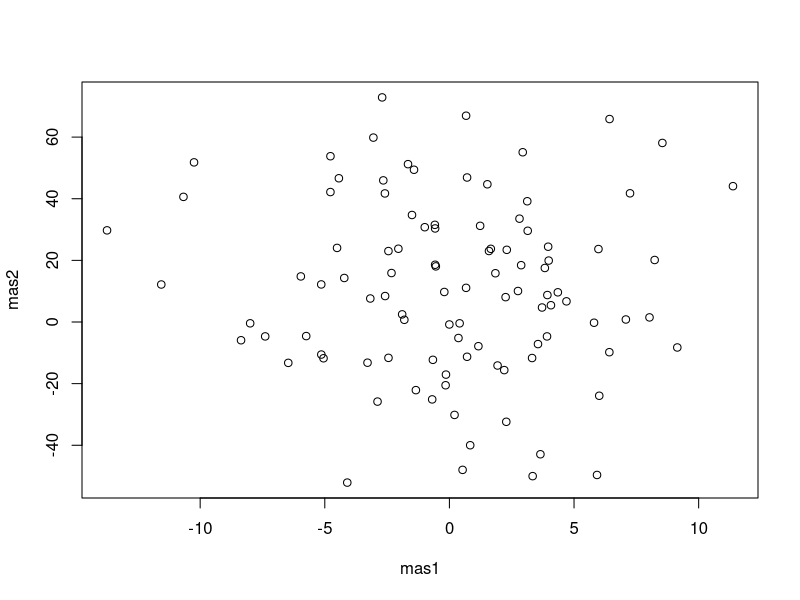
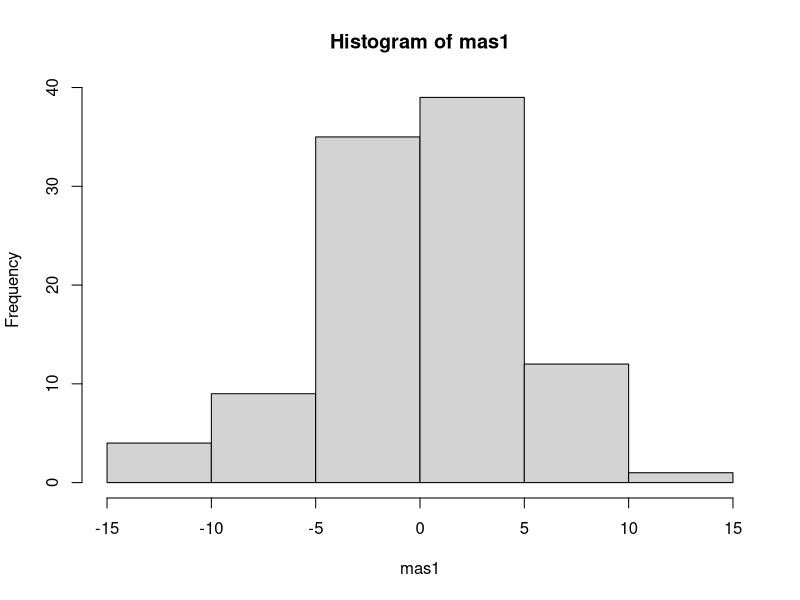
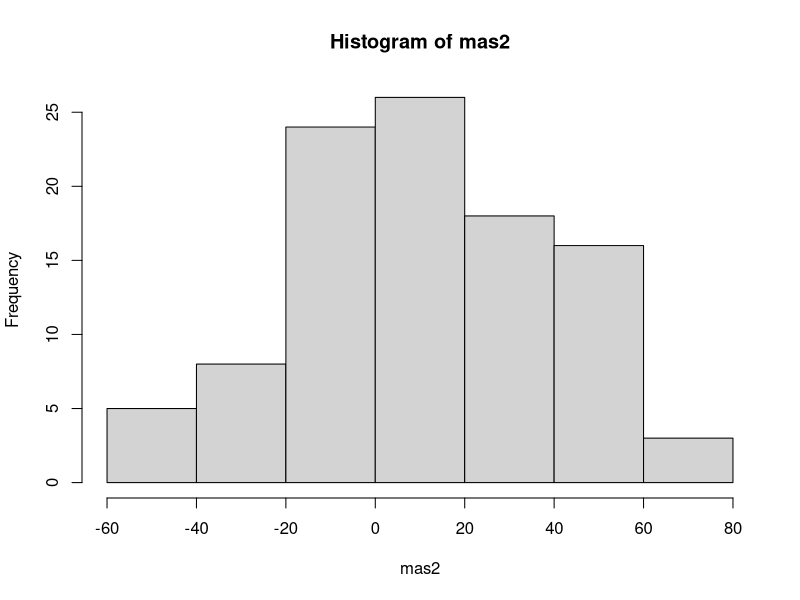

The R source for these figures, in order:
#HW 1 Day 1 Sl 10

mas1<-rnorm(100,0,5)
mas2<-rnorm(100,10, sd = 27)
mean(mas1)
mean(mas2)
sd(mas1)
sd(mas2)
plot(mas1,mas2)
hist(mas1)
hist(mas2)
mas1*3
mas2[mas2>mean(mas2)]<-mas2[mas2>mean(mas2)]-18
